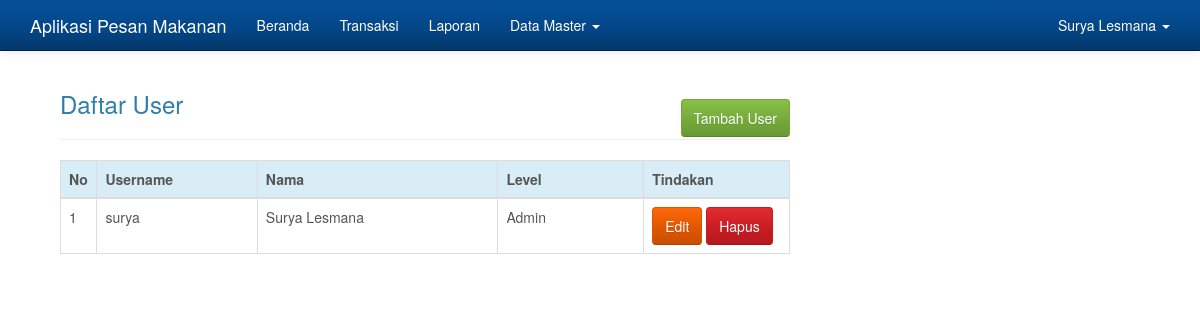
Screenshot of /admin.php?hlm=user (signed in) with the database file from the repository.
### tables this page shows
CREATE TABLE IF NOT EXISTS `user` (
  `id_user` tinyint(2) NOT NULL,
  `username` varchar(30) NOT NULL,
  `password` varchar(35) NOT NULL,
  `nama` varchar(50) NOT NULL,
  `alamat` varchar(150) NOT NULL,
  `hp` varchar(20) NOT NULL,
  `level` tinyint(1) NOT NULL
);

### user.php (the view)
<?php
if( empty( $_SESSION['id_user'] ) ){
	$_SESSION['err'] = '<strong>ERROR!</strong> Anda harus login terlebih dahulu.';
	header('Location: ./');
	die();
} else {
	if( isset( $_REQUEST['aksi'] )){
		$aksi = $_REQUEST['aksi'];
		switch($aksi){
			case 'baru':
				include 'user_baru.php';
				break;
			case 'edit':
				include 'user_edit.php';
				break;
			case 'hapus':
				include 'user_hapus.php';
				break;
		}
	} else {
		echo '
			<div class="container">
			<div class="col-md-8">
				<h3 style="margin-bottom: -20px;">Daftar User</h3>
					<a href="./admin.php?hlm=user&aksi=baru" class="btn btn-success btn-s pull-right">Tambah User</a>
				<br/><hr/>
				<table class="table table-bordered">
				 <thead>
				   <tr class="info">
					 <th width="5%">No</th>
					 <th width="22%">Username</th>
					 <th width="33%">Nama</th>
					 <th width="20%">Level</th>
					 <th width="20%">Tindakan</th>
				   </tr>
				 </thead>
				 <tbody>';
		 	$sql = mysqli_query($koneksi, "SELECT * FROM user");
		 	if(mysqli_num_rows($sql) > 0){
		 		$no = 0;
				 while($row = mysqli_fetch_array($sql)){
	 				$no++;
	 			echo '
				   <tr>
					 <td>'.$no.'</td>
					 <td>'.$row['username'].'</td>
					 <td>'.$row['nama'].'</td>
					 <td>';
					 if($row['level'] == 1){
						 echo 'Admin';
					 } else {
						 echo 'User Biasa';
					 }
					 echo'</td>
					 <td>
					<script type="text/javascript" language="JavaScript">
					  	function konfirmasi(){
						  	tanya = confirm("Anda yakin akan menghapus user ini?");
						  	if (tanya == true) return true;
						  	else return false;
						}
					</script>
					 <a href="?hlm=user&aksi=edit&id_user='.$row['id_user'].'" class="btn btn-warning btn-s">Edit</a>
					 <a href="?hlm=user&aksi=hapus&submit=yes&id_user='.$row['id_user'].'" onclick="return konfirmasi()" class="btn btn-danger btn-s">Hapus</a>
					 </td>';
				}
			} else {
				 echo '<td colspan="8"><center><p class="add">Tidak ada data untuk ditampilkan. <u><a href="?hlm=user&aksi=baru">Tambah user baru</a></u> </p></center></td></tr>';
			}
			echo '
			 	</tbody>
			</table>
			</div>
		</div>';
	}
}
?>

### admin.php (style rules this page uses)
body { min-height: 200px; padding-top: 70px; }

### rows the page displays
user: username "surya", nama "Surya Lesmana", level "Admin"

### other values shown
$_SESSION['nama'] "Surya Lesmana"
